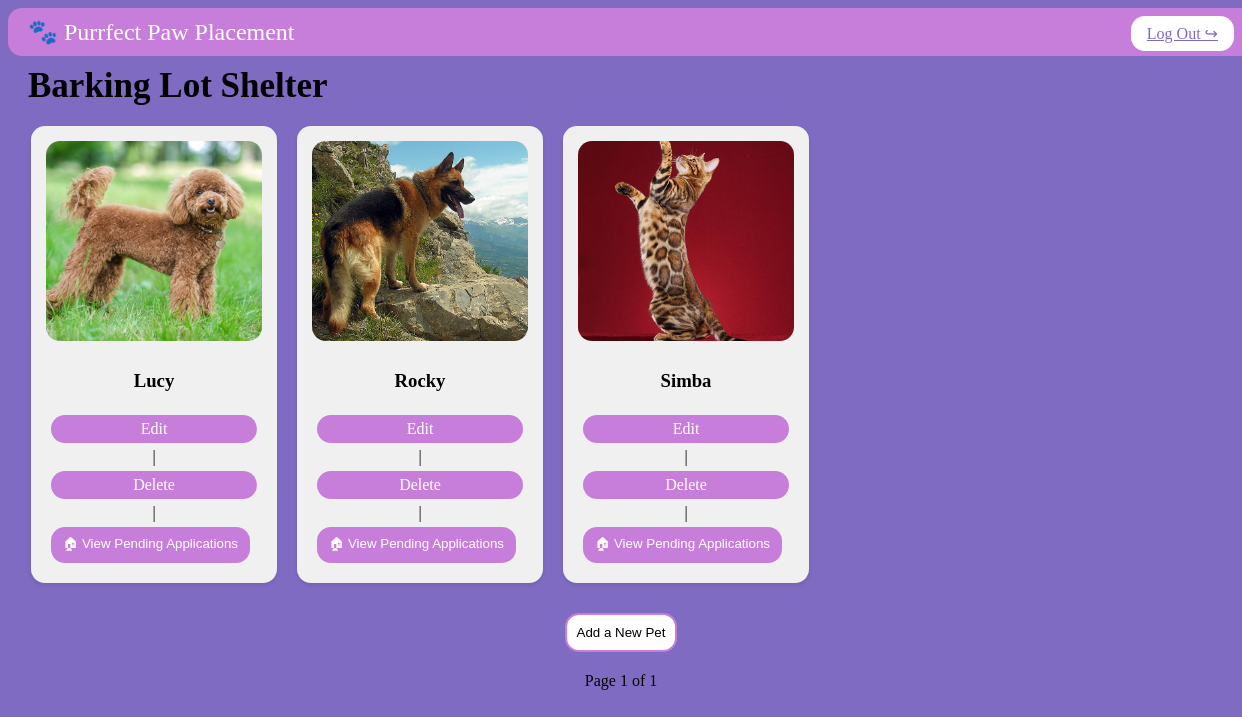
Page /adoption/shelter_profile/K1L2M3N4O5P/ (signed in) on the committed database.
### PetAdoption/models.py (models this page shows, shortened)
class Shelter(models.Model):
    id = models.CharField(primary_key=True, max_length=11)
    name = models.CharField(max_length=100)
    email = models.EmailField(max_length=100) # Using Django's built-in email field
    address = models.CharField(max_length=100)
    phoneNumber = models.CharField(max_length=100)
    password = models.CharField(max_length=100)

class Pet(models.Model):
    id = models.IntegerField(primary_key=True)
    species = models.CharField(max_length=100)
    name = models.CharField(max_length=100)
    age = models.IntegerField()
    breed = models.CharField(max_length=100)
    disability = models.CharField(max_length=255, blank=True)
    pictures = models.ImageField(upload_to='pets', blank=True, null=True)
    allergies = models.CharField(max_length=255, blank=True)
    availability = models.BooleanField(default=True)
    gender = models.CharField(max_length=50)
    health_status = models.CharField(max_length=100)
    videos = models.FileField(upload_to='pet_videos', blank=True, null=True)
    shelter = models.ForeignKey(Shelter, related_name='pets', on_delete=models.CASCADE, null = True)

### PetAdoption/views.py (the view)
# urls.py: path('shelter_profile/<str:id>/', views.shelter_profile, name='shelter_profile'), # URL for specific shelter profiles (Shelter User side)
@login_required # Prevents non-logged-in Users from accessing the corresponding URL
def shelter_profile(request, id):
    if not request.user.is_staff:
        raise Http404("You are not registered as a shelter.")
    shelter = get_object_or_404(Shelter, id=id)
    pet_list = Pet.objects.filter(shelter=shelter) # Getting all the pet objects from a specific shelter
    pets = paginate_queryset(request, pet_list, 10) # Displaying a total of 10 shelters for each page
    if request.method == 'POST':
        form = PetForm(request.POST, request.FILES) # Submit the filled in form for adding a new pet
        if form.is_valid():
            pet = form.save(commit=False)
            pet.shelter = shelter # Specify the newly added pet's corresponding shelter
            pet.save() # Save the newly added pet into the Pet table
            return HttpResponseRedirect(request.path_info)
    else:
        form = PetForm() # Provide the form
    return render(request, 'PetAdoption/shelter_profile.html', {
        'shelter': shelter,
        'pets': pets,
        'form': form
    })

### PetAdoption/views.py (called while the page is built)
def paginate_queryset(request, queryset, items_per_page=10):
    paginator = Paginator(queryset, items_per_page)
    page = request.GET.get('page')
    try:
        page_obj = paginator.page(page)
    except PageNotAnInteger:
        page_obj = paginator.page(1)
    except EmptyPage:
        page_obj = paginator.page(paginator.num_pages)
    return page_obj

### PetAdoption/templates/PetAdoption/shelter_profile.html (shortened to what this page needs)
<!DOCTYPE html>
<html lang="en">
<head>
</head>
<body>
    <div class="header-strip">
        🐾 Purrfect Paw Placement
        <a href="/registration/login/" class="header-button">Log Out ↪</a>
    </div>
    <div class="shelter-title">
        <b>{{shelter.name}} Shelter</b>
    </div>
    <div class="container">
        <div class="pet-feed">
            {% for pet in pets %}
            <div class="pet">
                <img src="{{ pet.pictures.url }}" alt="{{ pet.name }}">
                <h3>{{ pet.name }}</h3>
                <div class="actions">
                    <a href="{% url 'edit_pet' shelter_id=pet.shelter_id  pk=pet.id %}">Edit</a>|
                    <a href="{% url 'delete_pet' shelter_id=pet.shelter_id pk=pet.id %}">Delete</a>|
                    <button class="adoption-button">🏠︎ View Pending Applications</button>
                </div>
            </div>
            {% empty %}
            <p>No pets found.</p>
            {% endfor %}
        </div>
        <button id="addPetBtn">Add a New Pet</button>
        <div class="pagination">
            <span>Page {{ pets.number }} of {{ pets.paginator.num_pages }}</span>
        </div>
    </div>
</body>
</html>

### PetAdoption/templates/PetAdoption/shelter_profile.html (style rules this page uses)
body { background-color: #7f6bc2; }
.header-strip { position: relative; background-color: #c77eda; color: white; padding: 10px 20px; text-align: left; font-size: 24px; width: 100%; border-radius: 14px; display: flex; align-items: center; justify-content: space-between; }
.header-button { position: absolute; right: 40px; top: 8px; background-color: white; color: #7f6bc2; border: none; padding: 8px 16px; border-radius: 14px; cursor: pointer; font-size: 16px; text-align: center;; }
.shelter-title { font-size: 35px; margin: 10px 20px; }
.container { width: 100%; max-width: 1200px; margin: auto; }
.pet-feed { display: flex; flex-wrap: wrap; justify-content: flex-start; align-items: stretch; }
.pet { text-align: center; flex: 0 0 18%; margin: 10px; display: flex; flex-direction: column; justify-content: flex-start; background-color: #f0f0f0; border-radius: 14px; padding: 15px; box-shadow: 0 2px 4px rgba(0,0,0,0.1); }
.pet img { width: 100%; height: 200px; object-fit: cover; border-radius: 14px; margin-bottom: 10px; }
.actions a, .adoption-button { padding: 5px 10px; margin: 5px; background-color: #c77eda; color: white; border-radius: 14px; text-decoration: none; display: block; }
label, input, select, button { display: block; width: 100%; margin-top: 10px; }
button { background-color: white; color: black; padding: 10px; border: 2px solid #c77eda; border-radius: 14px; cursor: pointer; margin: 20px auto; width: auto; }
.pagination { text-align: center; margin-top: 20px; }

### rows in the picture
Shelter: name "Barking Lot"
Pet: pictures (picture), name "Lucy"
Pet: pictures (picture), name "Rocky"
Pet: pictures (picture), name "Simba"

### other values in the picture
{{ pets.number }} "1"
{{ pets.paginator.num_pages }} "1"
